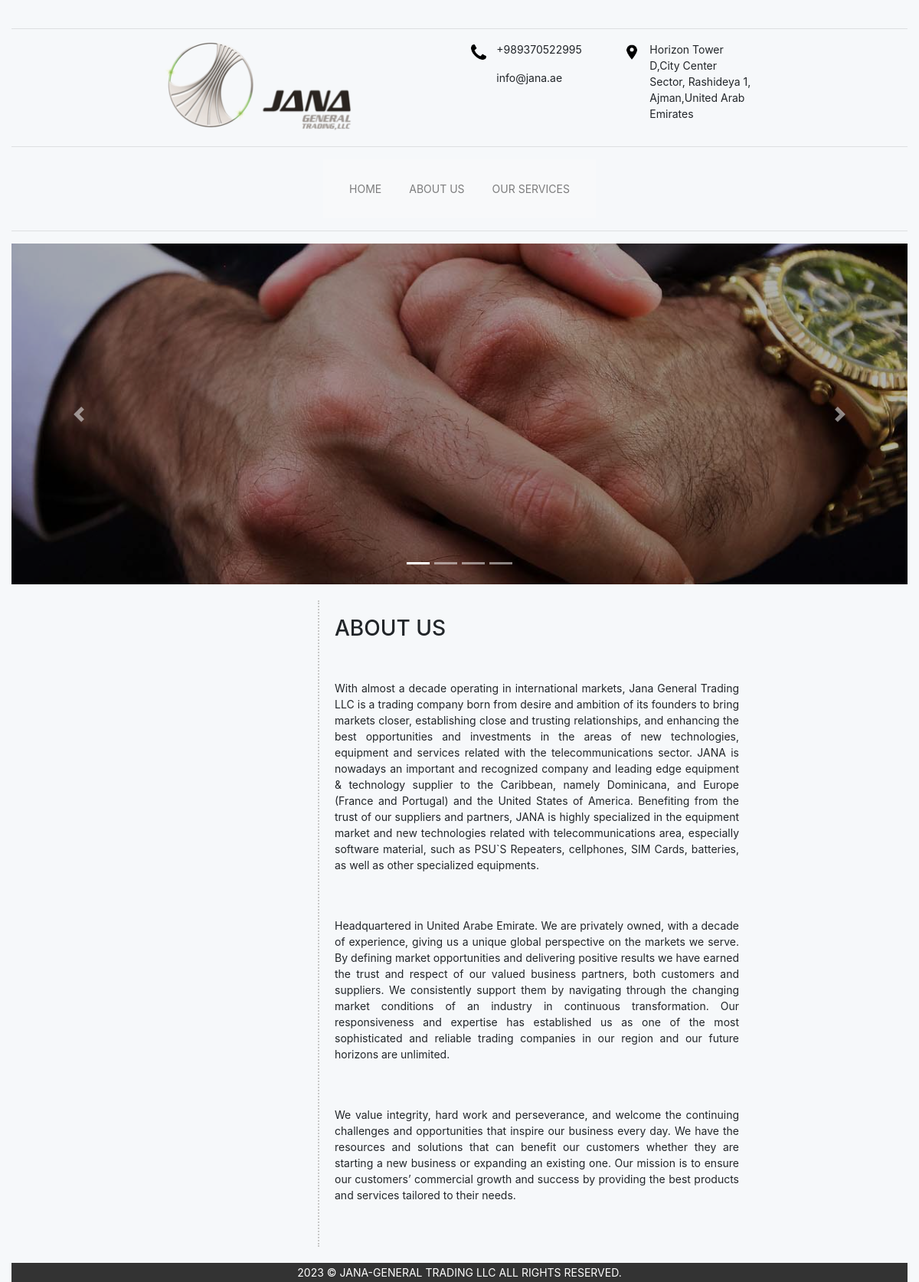
/ABOUT-US, run on the app's committed database.
### SiteSetting/models.py (models this page shows)
class SiteSetting(models.Model):
    header_logo = models.ImageField(upload_to='header_logo')
    header_phone_umber = models.CharField(max_length=20)
    header_email = models.CharField(max_length=30)
    header_address = models.TextField()
    footer_license = models.CharField(max_length=100)
    is_active = models.BooleanField(default=True)
    favicon = models.ImageField(upload_to='thumbnail')
    class Meta:
        db_table = 'Site Settings'

class SliderImage(models.Model):
    image = models.ImageField(upload_to='slider')
    is_active = models.BooleanField(default=True)
    class Meta:
        db_table = 'Slider Settings'

class AboutUsDetails(models.Model):
    header1 = models.CharField(max_length=100, blank=True, null=True)
    body1 = models.TextField(blank=True, null=True)
    header2 = models.CharField(max_length=100, blank=True, null=True)
    body2 = models.TextField(blank=True, null=True)
    header3 = models.CharField(max_length=100, blank=True, null=True)
    body3 = models.TextField(blank=True, null=True)
    is_active = models.BooleanField(default=True)
    class Meta:
        db_table = 'About Us Settings'
        verbose_name = 'About Us'
        verbose_name_plural = 'About Us'

### SiteSetting/views.py (the view)
# urls.py: path('ABOUT-US', views.about_us, name='ABOUT-US'),
def about_us(request):
    site_setting: SiteSetting = SiteSetting.objects.filter(is_active=True).last()
    about_us_setting: AboutUsDetails = AboutUsDetails.objects.filter(is_active=True).last()
    slider_images: SliderImage = SliderImage.objects.filter(is_active=True).all()
    context = {
        'page': about_us,
        'site_setting': site_setting,
        'about_us_setting': about_us_setting,
        'slider_images': slider_images,
    }
    return render(request, 'SiteSetting/about_us.html', context)

### SiteSetting/templates/SiteSetting/about_us.html (shortened to what this page needs)
{% extends 'base/layout.html' %}
{% block header_logo %}{{ site_setting.header_logo.url }}{% endblock %}
{% block header_phone_number %}{{ site_setting.header_phone_umber }}{% endblock %}
{% block header_email %}{{ site_setting.header_email }}{% endblock %}
{% block header_address %}{{ site_setting.header_address }}{% endblock %}
{% block footer_license %}{{ site_setting.footer_license }}{% endblock %}
{% block slider %}
    {% for img in slider_images %}
        <div class="carousel-item {% if forloop.first %}active{% endif %} bd-container-inner-wrapper">
            <img style="object-fit: cover;" width="1829px" height="445px" src="{{ img.image.url }}" alt="Image 1">
        </div>
    {% endfor %}
{% endblock %}
{% block main %}
    <div class="row">
        <div class="col-md-2"></div>
        <div class="col-md-2"></div>
        <div class="col-md-6">
            <div id="main-box">
                <h3>ABOUT US</h3>
                <br/>
                <br/>
                {% if about_us_setting.body1 %}
                    <p style="text-align: justify;">{{ about_us_setting.body1 }}</p>
                {% endif %}
                <br/>
                <br/>
                {% if about_us_setting.body2 %}
                    <p style="text-align: justify;">{{ about_us_setting.body2 }}</p>
                {% endif %}
                <br/>
                <br/>
                {% if about_us_setting.body3 %}
                    <p style="text-align: justify;">{{ about_us_setting.body3 }}</p>
                {% endif %}
                <br/>
            </div>
        </div>
        <div class="col-md-2"></div>
    </div>
{% endblock %}

### templates/base/layout.html (shortened to what this page needs)
{% load static %}
<!DOCTYPE html>
<html>
    <head>
        <link rel="stylesheet" href="{% static 'css/base/bootstrap.css' %}">
        <link rel="stylesheet" href="{% static 'css/base/base-style.css' %}">
    </head>
    <body>
    <div class="container-fluid">
        <br/>
        <hr/>
        <div class="row">
            <div class="col-md-2"></div>
            <div class="col-md-2">
                <img id="logo" src="{% block header_logo %}{% endblock %}"/>
            </div>
            <div class="col-md-2"></div>
            <div class="col-md-2">
                <div class="row">
                    <div class="col-2">
                        <img id="phone-icon" src="{% static 'image/telephone-handle-silhouette.png' %}">
                    </div>
                    <div class="col-10">
                        <p>{% block header_phone_number %}{% endblock %}</p>
                        <p>{% block header_email %}{% endblock %}</p>
                    </div>
                </div>
            </div>
            <div class="col-md-2">
                <div class="row">
                    <div class="col-2">
                        <img id="phone-icon" src="{% static 'image/map.png' %}">
                    </div>
                    <div class="col-10">
                        <p>{% block header_address %}{% endblock %}</p>
                    </div>
                </div>
            </div>
            <div class="col-md-2"></div>
        </div>
        <hr/>
        <div class="row text-center">
            <div class="col-1"></div>
            <div class="col-10 text-center">
                <div class="menu-container">
                    <nav class="navbar navbar-expand-lg navbar-light bg-light">
                    <div class="collapse navbar-collapse" id="navbarNavAltMarkup">
                        <div class="navbar-nav">
                            <a class="nav-link" href="{% url 'home' %}">HOME</a>
                            <a class="nav-link" href="{% url 'ABOUT-US' %}">ABOUT US</a>
                            <a class="nav-link" href="{% url 'OUR-SERVICES' %}">OUR SERVICES</a>
                        </div>
                    </div>
                </nav>
                </div>
            </div>
            <div class="col-1"></div>
        </div>
        <hr/>
        <div class="row">
            <div class="col-12">
                <div id="mySlider" class="carousel slide" data-ride="carousel">
                    <ul class="carousel-indicators">
                        <li data-target="#mySlider" data-slide-to="0" class="active"></li>
                        <li data-target="#mySlider" data-slide-to="1"></li>
                        <li data-target="#mySlider" data-slide-to="2"></li>
                        <li data-target="#mySlider" data-slide-to="3"></li>
                    </ul>
                    <div class="carousel-inner">
                        {% block slider %}{% endblock %}
                    </div>
                    <a class="carousel-control-prev" href="#mySlider" role="button" data-slide="prev">
                        <span class="carousel-control-prev-icon" aria-hidden="true"></span>
                    </a>
                    <a class="carousel-control-next" href="#mySlider" role="button" data-slide="next">
                        <span class="carousel-control-next-icon" aria-hidden="true"></span>
                    </a>
                </div>
            </div>
        </div>
        <br/>
        {% block main %}{% endblock %}
        <br/>
        <div class="row">
            <div class="col-12">
                <div id="footer">
                    <p>{% block footer_license %}{% endblock %}</p>
                </div>
            </div>
        </div>
    </div>
    </body>
</html>

### static/css/base/base-style.css (style rules this page uses)
body { font-size: 14px; background-color: rgb(246, 248, 250); }
#logo { width: 250px; height: auto; }
#phone-icon { margin-top: 100%; width: 20px; }
.nav-link { margin: 0 10px; padding: 20px; }
#main-box { border-left: 2px dotted #c7c7c7; width: 100%; height: auto; padding: 20px; }
#footer { background-color: #333; text-align: center; color: white; padding: 2px; margin: 0; }
#footer p { padding: 0; margin: 0; }
.carousel-item img { max-width: 100%; max-height: 100%; }
.menu-container { display: flex; justify-content: center; align-items: center; }

### data on the page
SiteSetting: header_logo (picture), header_phone_umber "+989370522995", header_email "info@jana.ae", header_address "Horizon Tower D,City Center Sector, Rashideya 1, Ajman,United Arab Emirates", footer_license "2023 © JANA-GENERAL TRADING LLC ALL RIGHTS RESERVED."
SliderImage: image (picture)
AboutUsDetails: body1 "With almost a decade operating in international markets, Jana General Trading LLC is a trading company born from desire and ambition of its founders to bring markets closer, establishing close and trusting relationships, and enhancing the best opportunities and investments in the areas of new technologies, equipment and services related with the telecommunications sector. JANA is nowadays an important and recognized company and leading edge equipment & technology supplier to the Caribbean, namely Dominicana, and Europe (France and Portugal) and the United States of America. Benefiting from the trust of our suppliers and partners, JANA is highly specialized in the equipment market and new…", body2 "Headquartered in United Arabe Emirate. We are privately owned, with a decade of experience, giving us a unique global perspective on the markets we serve. By defining market opportunities and delivering positive results we have earned the trust and respect of our valued business partners, both customers and suppliers. We consistently support them by navigating through the changing market conditions of an industry in continuous transformation. Our responsiveness and expertise has established us as one of the most sophisticated and reliable trading companies in our region and our future horizons are unlimited.", body3 "We value integrity, hard work and perseverance, and welcome the continuing challenges and opportunities that inspire our business every day. We have the resources and solutions that can benefit our customers whether they are starting a new business or expanding an existing one. Our mission is to ensure our customers’ commercial growth and success by providing the best products and services tailored to their needs."
